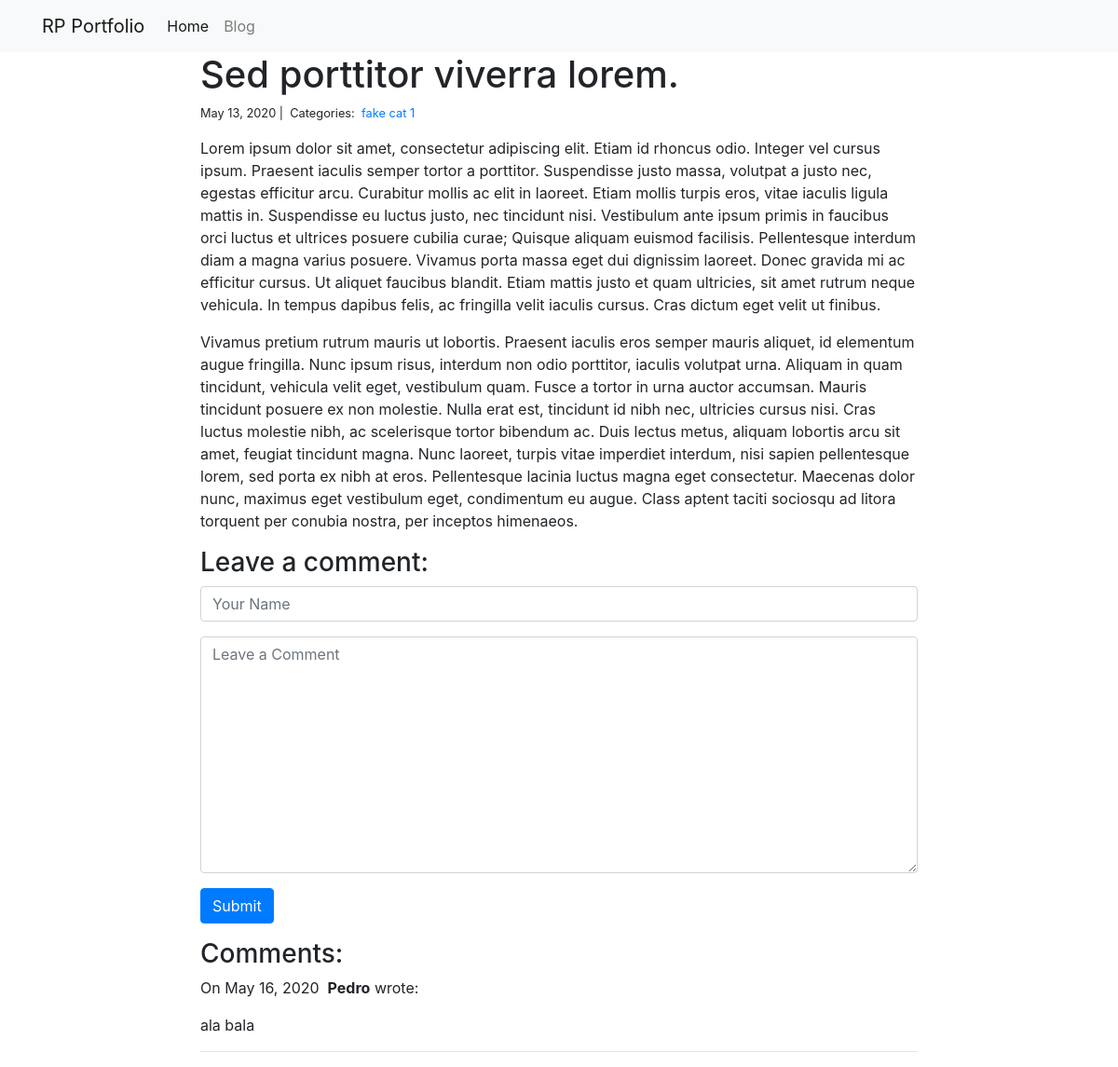
Page /blog/1/ on the committed database.
### blog/models.py (models this page shows)
class Post(models.Model):
    title = models.CharField(max_length = 255)
    body = models.TextField()
    created_on = models.DateTimeField(auto_now_add = True)
    last_modified = models.DateTimeField(auto_now = True)
    categories = models.ManyToManyField('Category', related_name = 'posts')

class Category(models.Model):
    name = models.CharField(max_length = 20)

class Comment(models.Model):
    author = models.CharField(max_length = 60)
    body = models.TextField()
    created_on = models.DateTimeField(auto_now_add = True)
    post = models.ForeignKey('Post', on_delete = models.CASCADE)

### blog/views.py (the view, shortened to what this page needs)
# urls.py: path('<int:pk>/', views.blog_detail, name = 'blog_detail'),
def blog_detail(request, pk):
    post = Post.objects.get(pk = pk)
    form = CommentForm()
    comments = Comment.objects.filter(post = post)
    context = {
        'post': post,
        'comments': comments,
        'form': form
    }
    return render(request, 'blog_detail.html', context)

### blog/forms.py
class CommentForm(forms.Form):
    author = forms.CharField(
        max_length = 60,
        widget = forms.TextInput(attrs = {
            'class': 'form-control',
            'placeholder': 'Your Name'
        })
    )
    body = forms.CharField(widget = forms.Textarea(
        attrs = {
            'class': 'form-control',
            'placeholder': 'Leave a Comment'
        }
    ))

### blog/templates/blog_detail.html (shortened to what this page needs)
{% extends 'base.html' %}
{%block page_content %}
<div class="col-md-8 offset-md-2">
      <h1>{{ post.title }}</h1>
      <small>
          {{ post.created_on.date }} |&nbsp;
          Categories:&nbsp;
          {% for category in post.categories.all %}
          <a href="{% url 'blog_category' category.name %}">
             {{ category.name }}
         </a>&nbsp;
         {% endfor %}
     </small>
     <p>{{ post.body | linebreaks }}</p>
     <h3>Leave a comment:</h3>
     <form action="/blog/{{ post.pk }}/" method="post">
         <div class="form-group">
             {{ form.author }}
         </div>
         <div class="form-group">
             {{ form.body }}
         </div>
         <button type="submit" class="btn btn-primary">Submit</button>
     </form>
     <h3>Comments:</h3>
     {% for comment in comments %}
     <p>
         On {{comment.created_on.date }}&nbsp;
         <b>{{ comment.author }}</b> wrote:
     </p>
     <p>{{ comment.body }}</p>
     <hr>
     {% endfor %}
 </div>
{% endblock %}

### rows in the picture
Post: title "Sed porttitor viverra lorem.", created_on "May 13, 2020", body "Lorem ipsum dolor sit amet, consectetur adipiscing elit. Etiam id rhoncus odio. Integer vel cursus ipsum. Praesent iaculis semper tortor a porttitor. Suspendisse justo massa, volutpat a justo nec, egestas efficitur arcu. Curabitur mollis ac elit in laoreet. Etiam mollis turpis eros, vitae iaculis ligula mattis in. Suspendisse eu luctus justo, nec tincidunt nisi. Vestibulum ante ipsum primis in faucibus orci luctus et ultrices posuere cubilia curae; Quisque aliquam euismod facilisis. Pellentesque interdum diam a magna varius posuere. Vivamus porta massa eget dui dignissim laoreet. Donec gravida mi ac efficitur cursus. Ut aliquet faucibus blandit. Etiam mattis justo et quam ultricies, sit…"
Category: name "fake cat 1"
Comment: created_on "May 16, 2020", author "Pedro", body "ala bala"
